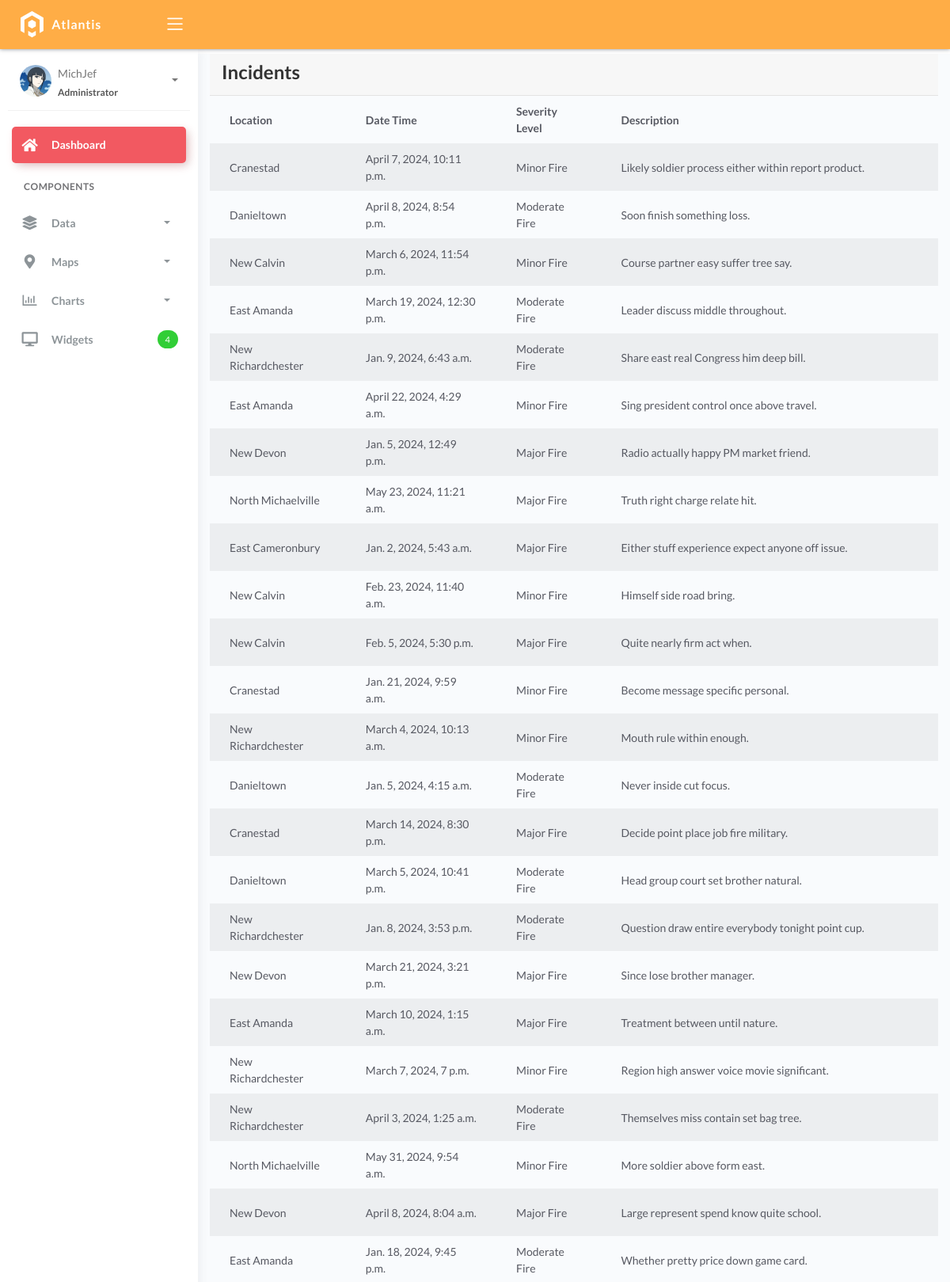
Screenshot of /database/ (upper part) with the database file from the repository.
### fireapp/models.py (models this page shows, shortened)
class BaseModel(models.Model):
    created_at = models.DateTimeField(auto_now_add=True, db_index=True)
    updated_at = models.DateTimeField(auto_now=True)
    class Meta:
        abstract = True

class Incident(BaseModel):
    SEVERITY_CHOICES = (
        ('Minor Fire', 'Minor Fire'),
        ('Moderate Fire', 'Moderate Fire'),
        ('Major Fire', 'Major Fire'),
    )
    location = models.ForeignKey(Locations, on_delete=models.CASCADE)
    date_time = models.DateTimeField(blank=True, null=True)
    severity_level = models.CharField(max_length=45, choices=SEVERITY_CHOICES)
    description = models.CharField(max_length=250)

class Locations(BaseModel):
    name = models.CharField(max_length=150)
    latitude = models.DecimalField(
        max_digits=22, decimal_places=16, null=True, blank=True)
    longitude = models.DecimalField(
        max_digits=22, decimal_places=16, null=True, blank=True)
    address = models.CharField(max_length=150)
    city = models.CharField(max_length=150)  # can be in separate table
    country = models.CharField(max_length=150)  # can be in separate table

### fireapp/views.py (the view)
# urls.py: path('database/', views.database_view, name='database'),
def database_view(request):
    locations = Locations.objects.all()
    incidents = Incident.objects.all()
    context = {
        'locations': locations,
        'incidents': incidents,
    }
    return render(request, 'database.html', context)

### templates/database.html (shortened to what this page needs)
{% extends 'base.html' %}
{% load static %}
{% block content %}
    <link rel="stylesheet" href="{% static 'css/bootstrap.min.css' %}" />
    <link rel="stylesheet" href="{% static 'css/atlantis.min.css' %}" />
    <link rel="stylesheet" href="{% static 'css/demo.css' %}" />
    <div class="container">
        <div class="card-header">
            <div class="card-title">Incidents</div>
        </div>
        <div class="table-responsive">
            <table class="table table-striped">
                <thead>
                    <tr>
                        <th>Location</th>
                        <th>Date Time</th>
                        <th>Severity Level</th>
                        <th>Description</th>
                    </tr>
                </thead>
                <tbody>
                    {% for incident in incidents %}
                        <tr>
                            <td>{{ incident.location.name }}</td>
                            <td>{{ incident.date_time }}</td>
                            <td>{{ incident.severity_level }}</td>
                            <td>{{ incident.description }}</td>
                        </tr>
                    {% endfor %}
                </tbody>
            </table>
        </div>
    </div>
{% endblock %}

### templates/database.html (style rules this page uses)
.card-header { background-color: #f7f7f7; border-bottom: 1px solid #e3e3e3; padding: 10px 15px; }
.card-title { font-size: 24px; font-weight: bold; color: #333; }

### rows the page displays
Incident: location.name "Cranestad", date_time "April 7, 2024, 10:11 p.m.", severity_level "Minor Fire", description "Likely soldier process either within report product."
Incident: location.name "Danieltown", date_time "April 8, 2024, 8:54 p.m.", severity_level "Moderate Fire", description "Soon finish something loss."
Incident: location.name "New Calvin", date_time "March 6, 2024, 11:54 p.m.", severity_level "Minor Fire", description "Course partner easy suffer tree say."
Incident: location.name "East Amanda", date_time "March 19, 2024, 12:30 p.m.", severity_level "Moderate Fire", description "Leader discuss middle throughout."
Incident: location.name "New Richardchester", date_time "Jan. 9, 2024, 6:43 a.m.", severity_level "Moderate Fire", description "Share east real Congress him deep bill."
Incident: location.name "East Amanda", date_time "April 22, 2024, 4:29 a.m.", severity_level "Minor Fire", description "Sing president control once above travel."
Incident: location.name "New Devon", date_time "Jan. 5, 2024, 12:49 p.m.", severity_level "Major Fire", description "Radio actually happy PM market friend."
Incident: location.name "North Michaelville", date_time "May 23, 2024, 11:21 a.m.", severity_level "Major Fire", description "Truth right charge relate hit."
Incident: location.name "East Cameronbury", date_time "Jan. 2, 2024, 5:43 a.m.", severity_level "Major Fire", description "Either stuff experience expect anyone off issue."
Incident: location.name "New Calvin", date_time "Feb. 23, 2024, 11:40 a.m.", severity_level "Minor Fire", description "Himself side road bring."
Incident: location.name "New Calvin", date_time "Feb. 5, 2024, 5:30 p.m.", severity_level "Major Fire", description "Quite nearly firm act when."
Incident: location.name "Cranestad", date_time "Jan. 21, 2024, 9:59 a.m.", severity_level "Minor Fire", description "Become message specific personal."
Incident: location.name "New Richardchester", date_time "March 4, 2024, 10:13 a.m.", severity_level "Minor Fire", description "Mouth rule within enough."
Incident: location.name "Danieltown", date_time "Jan. 5, 2024, 4:15 a.m.", severity_level "Moderate Fire", description "Never inside cut focus."
Incident: location.name "Cranestad", date_time "March 14, 2024, 8:30 p.m.", severity_level "Major Fire", description "Decide point place job fire military."
Incident: location.name "Danieltown", date_time "March 5, 2024, 10:41 p.m.", severity_level "Moderate Fire", description "Head group court set brother natural."
Incident: location.name "New Richardchester", date_time "Jan. 8, 2024, 3:53 p.m.", severity_level "Moderate Fire", description "Question draw entire everybody tonight point cup."
Incident: location.name "New Devon", date_time "March 21, 2024, 3:21 p.m.", severity_level "Major Fire", description "Since lose brother manager."
Incident: location.name "East Amanda", date_time "March 10, 2024, 1:15 a.m.", severity_level "Major Fire", description "Treatment between until nature."
Incident: location.name "New Richardchester", date_time "March 7, 2024, 7 p.m.", severity_level "Minor Fire", description "Region high answer voice movie significant."
Incident: location.name "New Richardchester", date_time "April 3, 2024, 1:25 a.m.", severity_level "Moderate Fire", description "Themselves miss contain set bag tree."
Incident: location.name "North Michaelville", date_time "May 31, 2024, 9:54 a.m.", severity_level "Minor Fire", description "More soldier above form east."
Incident: location.name "New Devon", date_time "April 8, 2024, 8:04 a.m.", severity_level "Major Fire", description "Large represent spend know quite school."
Incident: location.name "East Amanda", date_time "Jan. 18, 2024, 9:45 p.m.", severity_level "Moderate Fire", description "Whether pretty price down game card."
